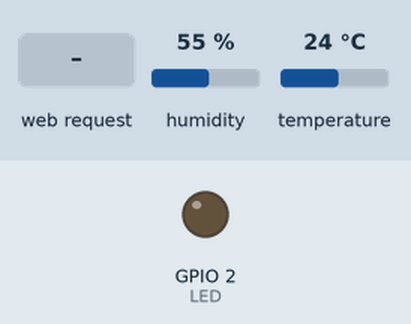
Simulated run of this sketch. Board: ESP8266 (NodeMCU). On the bench: output pins drawn as LEDs (lit = HIGH). The inputs (shaded band) are chosen by the test bench; at power-on: humidity 55 %, temperature 24 °C. WiFi joins after 1.5 s; servers stay silent unless stated; what the sketch prints to the serial monitor is not drawn.

Above: at 2.7 s.
2.8 s: HTTP request GET /readADC received
At 4.2 s:
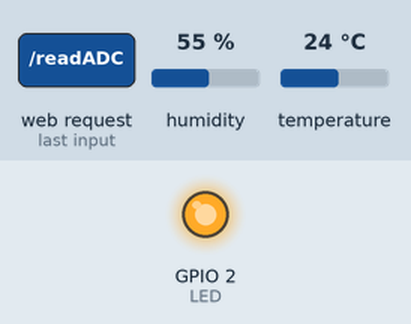
Timing chart, 0 to 5.8 s (numbered marks = the images above; inputs shaded):
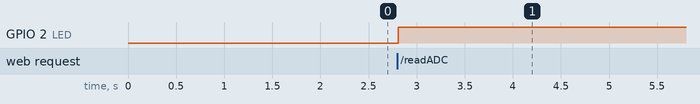

Measured:
- after the input at 2.8 s, GPIO 2 (LED): LOW → HIGH at once

The sketch:

ece_soc_project.ino
```cpp
#include <ESP8266WiFi.h>
#include <WiFiClient.h>
#include <ESP8266WebServer.h>
#include <DHTesp.h> //DHT11 Library for ESP
#include <ThingSpeak.h> // Include ThingSpeak library

#include "index.h" //Our HTML webpage contents with javascripts

#define LED 2 //On board LED
#define DHTpin 14 //D5 of NodeMCU is GPIO14

DHTesp dht;

//SSID and Password of your WiFi router
const char* ssid = "Bablu";
const char* password = "123451234";

ESP8266WebServer server(80); //Server on port 80

float humidity, temperature;

// ThingSpeak Channel settings
const char *thingSpeakAddress = "api.thingspeak.com";
const unsigned long channelId = 2506729;
const char *writeAPIKey = "LSBO24ZXQHMRB96R";

WiFiClient client; // Initialize WiFi client for ThingSpeak

void handleRoot() {
  String s = MAIN_page; //Read HTML contents
  server.send(200, "text/html", s); //Send web page
}

void handleADC() {
  int rain = analogRead(A0);

  // Read DHT11 sensor data
  humidity = dht.getHumidity();
  temperature = dht.getTemperature();

  // Create JSON data
  String data = "{\"Rain\":\"" + String(rain) + "\", \"Temperature\":\"" + String(temperature) + "\", \"Humidity\":\"" + String(humidity) + "\"}";

  // Toggle LED on data request ajax
  digitalWrite(LED, !digitalRead(LED));

  // Send data to ThingSpeak
  ThingSpeak.begin(client); // Initialize ThingSpeak client
  ThingSpeak.setField(1, rain); // Field 1: Rain data
  ThingSpeak.setField(2, temperature); // Field 2: Temperature data
  ThingSpeak.setField(3, humidity); // Field 3: Humidity data
  int writeSuccess = ThingSpeak.writeFields(channelId, writeAPIKey);
  if (writeSuccess == 200) {
    Serial.println("Data sent to ThingSpeak successfully.");
  } else {
    Serial.print("Error sending data to ThingSpeak. HTTP error code: ");
    Serial.println(writeSuccess);
  }

  // Send ADC value, temperature, and humidity JSON to client ajax request
  server.send(200, "text/plain", data);
}

void setup() {
  Serial.begin(9600);
  Serial.println();

  dht.setup(DHTpin, DHTesp::DHT11); //for DHT11 Connect DHT sensor to GPIO 17
  pinMode(LED, OUTPUT);

  WiFi.begin(ssid, password); //Connect to your WiFi router
  Serial.println("");

  // Wait for connection
  while (WiFi.status() != WL_CONNECTED) {
    delay(500);
    Serial.print(".");
  }

  //If connection successful show IP address in serial monitor
  Serial.println("");
  Serial.print("Connected to ");
  Serial.println(ssid);
  Serial.print("IP address: ");
  Serial.println(WiFi.localIP()); //IP address assigned to your ESP

  server.on("/", handleRoot); //Which routine to handle at root location. This is display page
  server.on("/readADC", handleADC); //This page is called by java Script AJAX

  server.begin(); //Start server
  Serial.println("HTTP server started");
}

void loop() {
  server.handleClient(); //Handle client requests
}
```

index.h
```cpp
const char MAIN_page[] PROGMEM = R"=====(
<!DOCTYPE html>
<html>
<head>
  <title>ESP8266 Weather Station</title>
  <script src="https://ajax.googleapis.com/ajax/libs/jquery/3.5.1/jquery.min.js"></script>
  <script>
    $(document).ready(function() {
      setInterval(function() {
        $.ajax({
          url: "/readADC",
          success: function(data) {
            var jsonData = JSON.parse(data);
            $("#rain").html("Rain: " + jsonData.Rain);
            $("#temperature").html("Temperature: " + jsonData.Temperature);
            $("#humidity").html("Humidity: " + jsonData.Humidity);
          }
        });
      }, 1000);
    });
  </script>
</head>
<body>
  <h1>ESP8266 Weather Station</h1>
  <div id="rain">Rain: </div>
  <div id="temperature">Temperature: </div>
  <div id="humidity">Humidity: </div>
</body>
</html>
)=====";
```
